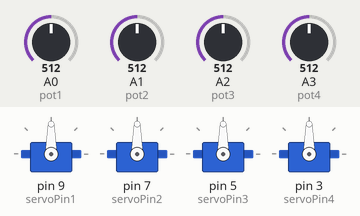
This sketch was run on a simulated Arduino Uno, built with avr-gcc and run on an emulated ATmega328P. On the bench: 4 × servo. Inputs (shaded band) come from the test bench; at power-on: A0 (pot1) = 512, A1 (pot2) = 512, A2 (pot3) = 512, A3 (pot4) = 512.

Above: at 1.2 s.
1.3 s: A0 (pot1) set to 716
At 2.5 s:
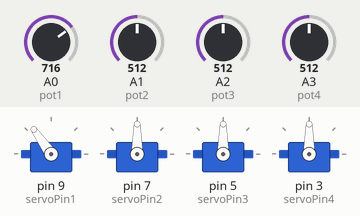
2.8 s: A1 (pot2) set to 716
At 3.6 s:
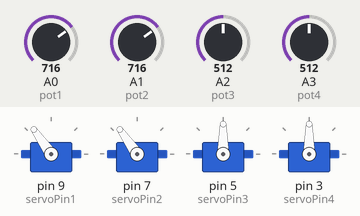
4.3 s: A2 (pot3) set to 716
At 4.7 s:
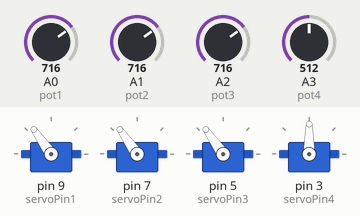
5.8 s: A3 (pot4) set to 716
At 6.3 s:
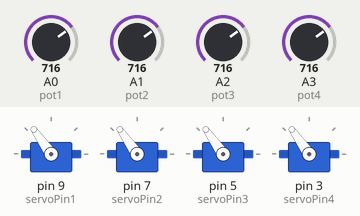
7.3 s: A0 (pot1) set to 992
At 8.5 s:
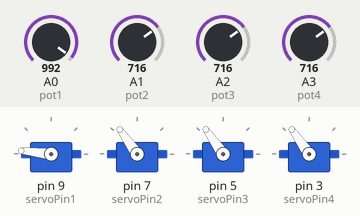
8.8 s: A1 (pot2) set to 992
At 9.6 s:
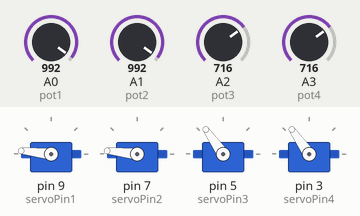
Timing chart, 0 to 11.3 s (numbered marks = the images above; inputs shaded):
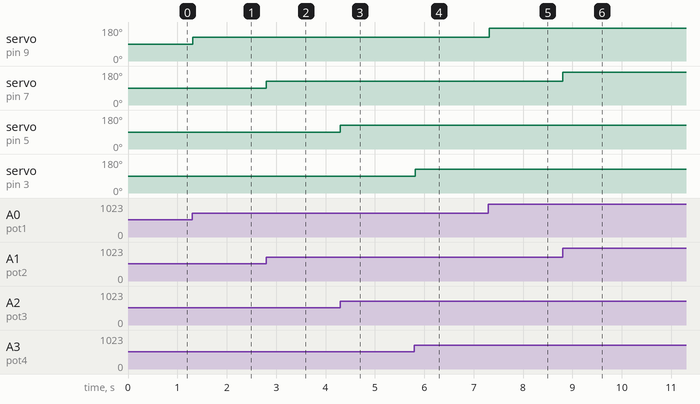

The sketch:

Potentiometer_Test_Arduino.ino
```cpp
/*

   Controls robot are with 4 potentiometer

   To be used to debug and to rule out servos / wiring issues if a problem arises
   processing_osc_to_arduino.pde

   Written by Zhuohan, Hani, Ferdia  2026
*/


#include <Servo.h> // library for controlling servo motors

Servo servo1; // servo object for servo 1
Servo servo2; // servo object for servo 2
Servo servo3; // servo object for servo 3
Servo servo4; // servo object for servo 4

// Potentiometer pins
const int pot1 = A0; // potentiometer 1 is connected to analog pin A0
const int pot2 = A1; // potentiometer 2 is connected to analog pin A1
const int pot3 = A2; // potentiometer 3 is connected to analog pin A2
const int pot4 = A3; // potentiometer 4 is connected to analog pin A3

// Servo signal pins
const int servoPin1 = 9; // servo 1 signal wire is on pin 9
const int servoPin2 = 7; // servo 2 signal wire is on pin 7
const int servoPin3 = 5; // servo 3 signal wire is on pin 5
const int servoPin4 = 3; // servo 4 signal wire is on pin 3

void setup() {  // runs once when the Arduino starts or resets
  servo1.attach(servoPin1); // link servo 1 object to its pin
  servo2.attach(servoPin2); // link servo 2 object to its pin
  servo3.attach(servoPin3); // link servo 3 object to its pin
  servo4.attach(servoPin4); // link servo 4 object to its pin

  servo1.write(90); // start servo 1 at the middle position (90 degrees)
  servo2.write(90); // start servo 2 at the middle position (90 degrees)
  servo3.write(90); // start servo 3 at the middle position (90 degrees)
  servo4.write(90); // start servo 4 at the middle position (90 degrees)
}

void loop() { // runs over and over forever
  int val1 = analogRead(pot1); // read potentiometer 1 (a number from 0 to 1023)
  int val2 = analogRead(pot2); // read potentiometer 2 (a number from 0 to 1023)
  int val3 = analogRead(pot3); // read potentiometer 3 (a number from 0 to 1023)
  int val4 = analogRead(pot4); // read potentiometer 4 (a number from 0 to 1023)

  int angle1 = map(val1, 0, 1023, 0, 180);  // convert the 0-1023 reading into a 0-180 degree angle
  int angle2 = map(val2, 0, 1023, 0, 180); // same conversion for servo 2
  int angle3 = map(val3, 0, 1023, 0, 180); // same conversion for servo 3
  int angle4 = map(val4, 0, 1023, 0, 180); // same conversion for servo 4


  servo1.write(angle1); // move servo 1 to the angle set by potentiometer 1
  servo2.write(angle2); // move servo 2 to the angle set by potentiometer 2
  servo3.write(angle3); // move servo 3 to the angle set by potentiometer 3
  servo4.write(angle4); // move servo 4 to the angle set by potentiometer 4

  delay(15); // short pause so the servos have time to reach their positions
}
```

Measured:
- after the input at 1.3 s, servo on pin 9 (servoPin1): 90° → 125° at once
- after the input at 2.8 s, servo on pin 7 (servoPin2): 90° → 125° at once
- after the input at 4.3 s, servo on pin 5 (servoPin3): 90° → 125° at once
- after the input at 5.8 s, servo on pin 3 (servoPin4): 90° → 125° at once
- after the input at 7.3 s, servo on pin 9 (servoPin1): 125° → 174° at once
- after the input at 8.8 s, servo on pin 7 (servoPin2): 125° → 174° at once
